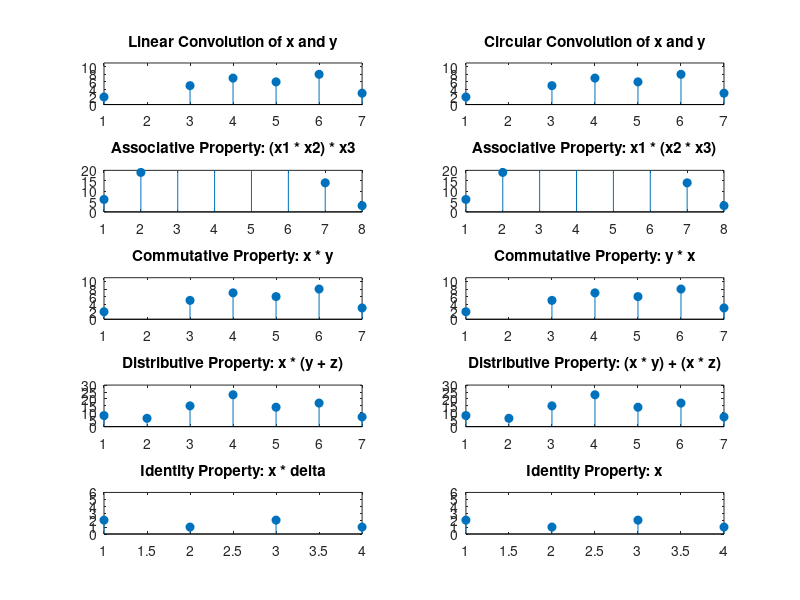

Write the MATLAB code that produced this figure.
clc;
close all;
clear all;

x = [2 1 2 1];
y = [1 -1 2 3];
clin = conv(x,y);

ccirc = cconv(x, y);

% Linear Conv
subplot(5,2,1)
stem(clin,'filled')
ylim([0 11])
title('Linear Convolution of x and y')

%Circular Conv
subplot(5,2,2)
stem(ccirc,'filled')
ylim([0 11])
title('Circular Convolution of x and y')

% Associative 
x1 = [1 2 3];
x2 = [2 1 2 1];
x3 = [3 2 1];
assoc_lhs = conv(x1, conv(x2, x3));
assoc_rhs = conv(conv(x1, x2), x3);

subplot(5,2,3)
stem(assoc_lhs, 'filled')
ylim([0 20])
title('Associative Property: (x1 * x2) * x3')

subplot(5, 2, 4)
stem(assoc_rhs, 'filled')
ylim([0 20])
title('Associative Property: x1 * (x2 * x3)')

% Commutative
comm_lhs = conv(x, y);
comm_rhs = conv(y, x);

subplot(5, 2, 5)
stem(comm_lhs, 'filled')
ylim([0 11])
title('Commutative Property: x * y')

subplot(5, 2, 6)
stem(comm_rhs, 'filled')
ylim([0 11])
title('Commutative Property: y * x')

% Distributive
z = [3 2 1 4];
dist_lhs = conv(x, (y + z));
dist_rhs = conv(x, y) + conv(x, z);

subplot(5,2,7)
stem(dist_lhs, 'filled')
ylim([0 30])
title('Distributive Property: x * (y + z)')

subplot(5,2,8)
stem(dist_rhs, 'filled')
ylim([0 30])
title('Distributive Property: (x * y) + (x * z)')

iden_x = [2 1 2 1];
iden_d = [1];
iden_lhs = conv(iden_x, iden_d);
iden_rhs = iden_x;

% Identity
subplot(5,2,9)
stem(iden_lhs, 'filled')
ylim([0 6])
title('Identity Property: x * delta')

subplot(5,2,10)
stem(iden_rhs, 'filled')
ylim([0 6])
title('Identity Property: x')